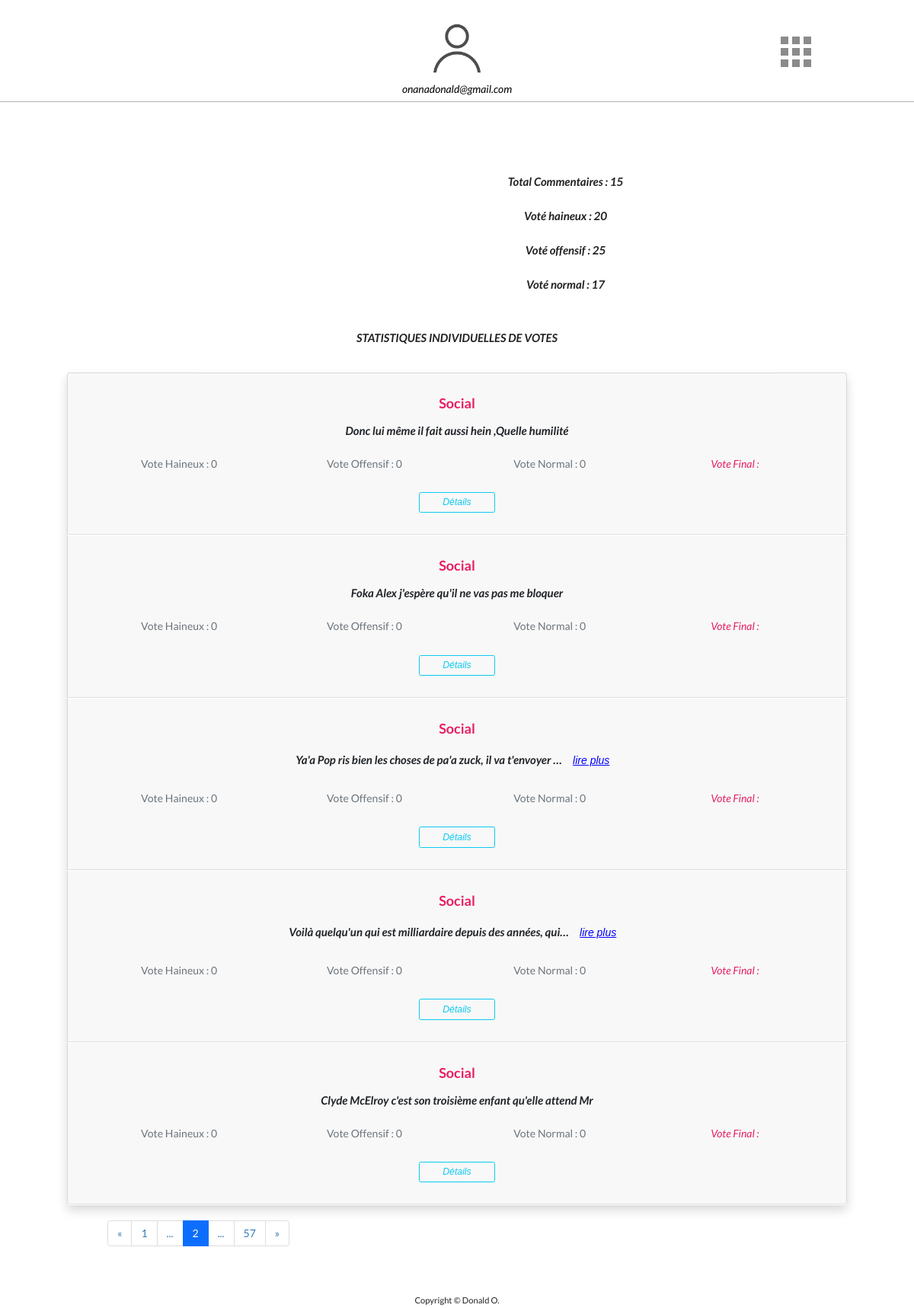
Screenshot of /list_result?page=2 (signed in) with the database file from the repository.
### AppAuth/models.py (models this page shows, shortened)
class User(AbstractUser):
    is_email_verified = models.BooleanField(default=False)
    commentaires = models.ManyToManyField(Comment, related_name='commentaires', through='comments')
    index = models.IntegerField(default = 1)

### AppComments/models.py (models this page shows, shortened)
class Comment(models.Model):
	CAT = (
    ('politique', 'politique'),
    ('sport', 'sport'),
    ('social', 'social'),
    ('Autre', 'Autre'),
    )
	categorie = models.CharField(max_length=25, choices=CAT, default="social")
	post_titre = models.CharField(max_length=25,  blank=True, null = True)
	post_img = models.CharField(max_length=25,  blank=True, null = True)
	post_url = models.CharField(max_length=25)
	texte = models.TextField(unique = True)
	haineux = models.IntegerField(default = 0)
	offensif = models.IntegerField(default = 0)
	non_offensif = models.IntegerField(default = 0)
	vote_final =  models.CharField(max_length=25, default="")
	file_name = models.CharField(max_length=25,  blank=True, null = True)
	publied_at = models.DateTimeField(default = timezone.now)

### AppComments/views.py (the view)
# urls.py: path("list_result", views.ListResult, name='list_result'),
@login_required
def ListResult(request):
    comments_list = Comment.objects.get_queryset().order_by('id')
    paginator = Paginator(comments_list, 5)
    request.user.save()
    page = request.GET.get('page', 1)
    try:
        comments = paginator.page(page)
    except PageNotAnInteger:
        comments = paginator.page(page)
    except EmptyPage:
        comments = paginator.page(paginator.num_pages)
    context = {'comments': comments}
    var = Comment.objects.all().aggregate(Sum('haineux'))
    context['haineux__sum'] = var['haineux__sum']
    var = Comment.objects.all().aggregate(Sum('offensif'))
    context['offensif__sum'] = var['offensif__sum']
    var = Comment.objects.all().aggregate(Sum('non_offensif'))
    context['non_offensif__sum'] = var['non_offensif__sum']
    nbr_cat = Comment.objects.values('categorie').annotate(Count('categorie'))
    context['nbr_cat'] = len(nbr_cat)
    context['nbr_texte'] = len(comments_list)
    return render(request, 'AppComments/ListResult.html', context)

### templates/AppComments/ListResult.html (shortened to what this page needs)
{% extends '_partials/base.html' %}
{% load static %}
{% block content %}
{% include '_partials/header.html' %}
<div class="container">
 {% include '_partials/UserStats.html' %}
  <div class="row d-flex align-items-center justify-content-center  " style="margin-bottom: 10px; margin-top: 50px;">
    <div class="col-lg-12  align-self-center">
    <h4 class="font-italic"  style="display: inline;"> STATISTIQUES INDIVIDUELLES DE VOTES </h4>
    </div>
  </div>
{% if comments %}
 <div class="row" style="margin-top: 35px;">
        <div class="col-lg-11 mx-auto">
            <ul class="list-group shadow">
                 {% for comment in comments %}
                <li class="list-group-item" style=" border-bottom: 1px solid rgba(0, 0, 0, 0.1); margin-bottom: 1px; background-color: rgb(248, 248, 248); " >
                    <div class="media align-items-lg-center flex-column flex-lg-row p-4">
                        <div class="media-body order-2 order-lg-1 text-center">
                            <h3 class="mt-0  mb-3 " style="color: #E91E63;">{{comment.categorie}}</h3>
                            <p class="font-italic mb-0 font-weight-bold" style="font-size: 15px;">
                              {% if comment.texte|length|get_digit:"-1" > 80 %}
                                {{comment.texte|truncatechars:60}}
                                <button type="button" class="btn btn-link btrm " style="color: blue;"
                                onclick='LirePlus( "{{comment.texte}}" , "{{comment.categorie}}",  );'>
                                  lire plus
                                </button>
                              {% else %}
                                {{comment.texte}}
                              {% endif %}
                            </p>
                            <div class="d-flex align-items-center row row-cols-1 row-cols-md-2 row-cols-lg-4  mt-4"  >
                                <div class="col align-self-center">
                                   <h6 class="text-muted my-1 "  >Vote Haineux : {{comment.haineux}}</h6>
                                </div>
                                <div class="col mx-auto">
                                   <h6 class="text-muted my-1"  >Vote Offensif : {{comment.offensif}}</h6>
                                </div>
                                <div class="col mx-auto">
                                   <h6 class="text-muted my-1"  >Vote Normal : {{comment.non_offensif}}</h6>
                                </div>
                                <div class="col mx-auto">
                                   <h6 class="  my-1 font-italic" style="color: #E91E63;">Vote Final : {{comment.vote_final}}</h6>
                                </div>
                                <div class="col mx-auto" style="margin-top: 25px;">
                                  <button type="button" class="btn btn-sm btn-outline-info font-italic"  style="width: 45%"
                                   onclick='detail(  "{{comment.texte}}" ,
                                      "{{comment.id}}",
                                    "{{comment.post_titre}}",
                                    "{{comment.post_url}}",
                                    "{{comment.categorie}}",  );'>
                                      Détails
                                    </button>
                                </div>
                            </div>
                    </div>
                </li>
        {% endfor %}
            </ul>
        </div>
    </div>
{% include '_partials/indexation.html' %}
 {% endif %}
</div>
{% endblock content %}

### templates/_partials/header.html (shortened to what this page needs)
{% load static %}
<div class="container-fluid"  >
    <div class=" row " style="padding-bottom: 6px;  border-bottom: 1px solid rgba(0, 0, 0, 0.3);">
      <div class="col-lg-3 align-self-center"> </div>
      <div class="col-lg-6 align-self-center"  >
        <img src={% static 'img/user.png' %} style="width: 15%"> <br>
        <p class="leade font-italic" style="color: black">{{user.email}}</p>
      </div>
      <div class="col-lg-3 align-self-center" id="thegrid"  >
        <div class="dropdown" >
        <div id="grid-one" class="icon" role="button" id="dropdownMenuLink" data-toggle="dropdown" aria-haspopup="true"   aria-expanded="false">
        <span></span>
        </div>
        </div>
      </div>
    </div>
</div>

### Camset/static/css/AppComments/Styles.css (style rules this page uses)
.container-fluid .row { margin-top: 20px; margin-bottom: 65px; color: white; }
.align-self-center { display: table-cell; text-align: center; vertical-align: middle; }
.icon { margin:0 auto; height:50px; width:70px; position:relative; cursor:pointer; }
#grid-one { height:70px; }
#grid-one span { display:block; position:absolute; width:10px; height:10px; top:50%; left:50%; margin:-10px 0 0 -10px; background:#8b8b8b; box-shadow: -15px -15px 0 #8b8b8b, -15px 0 0 #8b8b8b, -15px 15px 0 #8b8b8b, 0 -15px 0 #8b8b8b, 0 15px 0 #8b8b8b, 15px -15px 0 #8b8b8b, 15px 0 0 #8b8b8b, 15px 15px 0 #8b8b8b ; }
#grid-one span:before { content:''; display:block; position:absolute; top:0; left:0; height:100%; width:100%; background:#8b8b8b; }

### rows the page displays
User: email "onanadonald@gmail.com"
Comment: categorie "Social", texte "Donc lui même il fait aussi hein ,Quelle humilité", haineux "0", offensif "0", non_offensif "0"
Comment: categorie "Social", texte "Foka Alex j'espère qu'il ne vas pas me bloquer", haineux "0", offensif "0", non_offensif "0"
Comment: categorie "Social", texte "Ya'a Pop ris bien les choses de pa'a zuck, il va t'envoyer …", haineux "0", offensif "0", non_offensif "0"
Comment: categorie "Social", texte "Voilà quelqu'un qui est milliardaire depuis des années, qui…", haineux "0", offensif "0", non_offensif "0"
Comment: categorie "Social", texte "Clyde McElroy c'est son troisième enfant qu'elle attend Mr", haineux "0", offensif "0", non_offensif "0"

### other values shown
{{ 1 }} "1"
{{ comments.number }} "2"
{{ comments.paginator.num_pages }} "57"
